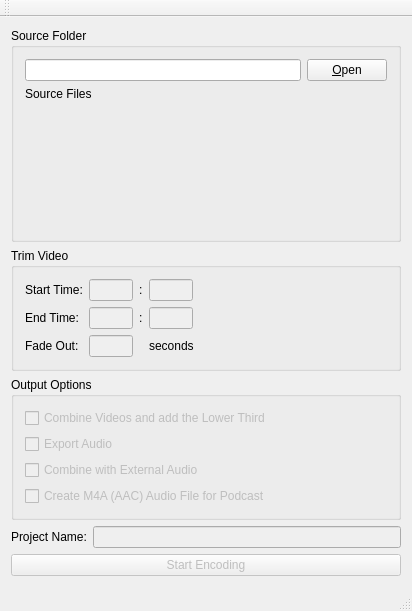
<?xml version="1.0" encoding="UTF-8"?>
<ui version="4.0">
 <class>MainWindow</class>
 <widget class="QMainWindow" name="MainWindow">
  <property name="geometry">
   <rect>
    <x>0</x>
    <y>0</y>
    <width>412</width>
    <height>611</height>
   </rect>
  </property>
  <property name="windowTitle">
   <string>Csehy Video Encoder</string>
  </property>
  <widget class="QWidget" name="centralWidget">
   <layout class="QVBoxLayout" name="verticalLayout">
    <item>
     <layout class="QHBoxLayout" name="horizontalLayout_2">
      <item>
       <widget class="QGroupBox" name="sourceFolderGroupBox">
        <property name="sizePolicy">
         <sizepolicy hsizetype="Preferred" vsizetype="Preferred">
          <horstretch>1</horstretch>
          <verstretch>2</verstretch>
         </sizepolicy>
        </property>
        <property name="maximumSize">
         <size>
          <width>16777215</width>
          <height>214</height>
         </size>
        </property>
        <property name="title">
         <string>Source Folder</string>
        </property>
        <layout class="QVBoxLayout" name="verticalLayout_3">
         <item>
          <layout class="QHBoxLayout" name="horizontalLayout">
           <item>
            <widget class="QLineEdit" name="dirEdit"/>
           </item>
           <item>
            <widget class="QPushButton" name="folderButton">
             <property name="text">
              <string>&amp;Open</string>
             </property>
            </widget>
           </item>
          </layout>
         </item>
         <item>
          <widget class="QLabel" name="sourceFilesLable">
           <property name="sizePolicy">
            <sizepolicy hsizetype="Preferred" vsizetype="MinimumExpanding">
             <horstretch>0</horstretch>
             <verstretch>2</verstretch>
            </sizepolicy>
           </property>
           <property name="minimumSize">
            <size>
             <width>0</width>
             <height>80</height>
            </size>
           </property>
           <property name="text">
            <string>Source Files</string>
           </property>
           <property name="alignment">
            <set>Qt::AlignLeading|Qt::AlignLeft|Qt::AlignTop</set>
           </property>
          </widget>
         </item>
        </layout>
       </widget>
      </item>
     </layout>
    </item>
    <item>
     <widget class="QGroupBox" name="trimDurationBox">
      <property name="sizePolicy">
       <sizepolicy hsizetype="Preferred" vsizetype="Fixed">
        <horstretch>0</horstretch>
        <verstretch>1</verstretch>
       </sizepolicy>
      </property>
      <property name="title">
       <string>Trim Video</string>
      </property>
      <layout class="QHBoxLayout" name="horizontalLayout_3">
       <item>
        <layout class="QGridLayout" name="gridLayout">
         <item row="2" column="3">
          <widget class="QLabel" name="label_6">
           <property name="text">
            <string>seconds</string>
           </property>
          </widget>
         </item>
         <item row="2" column="0">
          <widget class="QLabel" name="label_3">
           <property name="text">
            <string>Fade Out:</string>
           </property>
          </widget>
         </item>
         <item row="0" column="0">
          <widget class="QLabel" name="label">
           <property name="text">
            <string>Start Time:</string>
           </property>
          </widget>
         </item>
         <item row="0" column="3">
          <widget class="QLineEdit" name="startSecEdit">
           <property name="enabled">
            <bool>false</bool>
           </property>
           <property name="maximumSize">
            <size>
             <width>44</width>
             <height>16777215</height>
            </size>
           </property>
           <property name="alignment">
            <set>Qt::AlignCenter</set>
           </property>
          </widget>
         </item>
         <item row="0" column="1">
          <widget class="QLineEdit" name="startMinEdit">
           <property name="enabled">
            <bool>false</bool>
           </property>
           <property name="maximumSize">
            <size>
             <width>44</width>
             <height>16777215</height>
            </size>
           </property>
           <property name="alignment">
            <set>Qt::AlignCenter</set>
           </property>
          </widget>
         </item>
         <item row="2" column="1">
          <widget class="QLineEdit" name="fadeOutEdit">
           <property name="enabled">
            <bool>false</bool>
           </property>
           <property name="maximumSize">
            <size>
             <width>44</width>
             <height>16777215</height>
            </size>
           </property>
           <property name="alignment">
            <set>Qt::AlignCenter</set>
           </property>
          </widget>
         </item>
         <item row="1" column="1">
          <widget class="QLineEdit" name="endMinEdit">
           <property name="enabled">
            <bool>false</bool>
           </property>
           <property name="maximumSize">
            <size>
             <width>44</width>
             <height>16777215</height>
            </size>
           </property>
           <property name="alignment">
            <set>Qt::AlignCenter</set>
           </property>
          </widget>
         </item>
         <item row="1" column="0">
          <widget class="QLabel" name="label_2">
           <property name="text">
            <string>End Time:</string>
           </property>
          </widget>
         </item>
         <item row="0" column="2">
          <widget class="QLabel" name="label_4">
           <property name="text">
            <string>:</string>
           </property>
          </widget>
         </item>
         <item row="1" column="2">
          <widget class="QLabel" name="label_5">
           <property name="text">
            <string>:</string>
           </property>
          </widget>
         </item>
         <item row="1" column="3">
          <widget class="QLineEdit" name="endSecEdit">
           <property name="enabled">
            <bool>false</bool>
           </property>
           <property name="maximumSize">
            <size>
             <width>44</width>
             <height>16777215</height>
            </size>
           </property>
           <property name="alignment">
            <set>Qt::AlignCenter</set>
           </property>
          </widget>
         </item>
         <item row="1" column="4">
          <widget class="QLabel" name="srcDurationLbl">
           <property name="text">
            <string/>
           </property>
          </widget>
         </item>
        </layout>
       </item>
       <item>
        <spacer name="horizontalSpacer">
         <property name="orientation">
          <enum>Qt::Horizontal</enum>
         </property>
         <property name="sizeHint" stdset="0">
          <size>
           <width>40</width>
           <height>20</height>
          </size>
         </property>
        </spacer>
       </item>
      </layout>
     </widget>
    </item>
    <item>
     <widget class="QGroupBox" name="outputBox">
      <property name="sizePolicy">
       <sizepolicy hsizetype="Preferred" vsizetype="Fixed">
        <horstretch>1</horstretch>
        <verstretch>0</verstretch>
       </sizepolicy>
      </property>
      <property name="title">
       <string>Output Options</string>
      </property>
      <layout class="QVBoxLayout" name="verticalLayout_2">
       <item>
        <widget class="QCheckBox" name="encodeSourceCheckbox">
         <property name="enabled">
          <bool>false</bool>
         </property>
         <property name="text">
          <string>Combine Videos and add the Lower Third</string>
         </property>
        </widget>
       </item>
       <item>
        <widget class="QCheckBox" name="extractAudioCheckbox">
         <property name="enabled">
          <bool>false</bool>
         </property>
         <property name="text">
          <string>Export Audio</string>
         </property>
        </widget>
       </item>
       <item>
        <widget class="QCheckBox" name="combineAVCheckbox">
         <property name="enabled">
          <bool>false</bool>
         </property>
         <property name="text">
          <string>Combine with External Audio</string>
         </property>
        </widget>
       </item>
       <item>
        <widget class="QCheckBox" name="createAACCheckbox">
         <property name="enabled">
          <bool>false</bool>
         </property>
         <property name="text">
          <string>Create M4A (AAC) Audio File for Podcast</string>
         </property>
        </widget>
       </item>
      </layout>
     </widget>
    </item>
    <item>
     <layout class="QHBoxLayout" name="horizontalLayout_8">
      <property name="topMargin">
       <number>0</number>
      </property>
      <property name="rightMargin">
       <number>0</number>
      </property>
      <item>
       <widget class="QLabel" name="projectNameLabel">
        <property name="text">
         <string>Project Name:</string>
        </property>
       </widget>
      </item>
      <item>
       <widget class="QLineEdit" name="projectNameEdit">
        <property name="enabled">
         <bool>false</bool>
        </property>
       </widget>
      </item>
     </layout>
    </item>
    <item>
     <widget class="QPushButton" name="encodeButton">
      <property name="enabled">
       <bool>false</bool>
      </property>
      <property name="text">
       <string>Start Encoding</string>
      </property>
     </widget>
    </item>
   </layout>
  </widget>
  <widget class="QMenuBar" name="menuBar">
   <property name="geometry">
    <rect>
     <x>0</x>
     <y>0</y>
     <width>412</width>
     <height>26</height>
    </rect>
   </property>
  </widget>
  <widget class="QToolBar" name="mainToolBar">
   <attribute name="toolBarArea">
    <enum>TopToolBarArea</enum>
   </attribute>
   <attribute name="toolBarBreak">
    <bool>false</bool>
   </attribute>
  </widget>
  <widget class="QStatusBar" name="statusBar"/>
 </widget>
 <layoutdefault spacing="6" margin="11"/>
 <resources/>
 <connections>
  <connection>
   <sender>encodeButton</sender>
   <signal>clicked()</signal>
   <receiver>MainWindow</receiver>
   <slot>runEncoder()</slot>
   <hints>
    <hint type="sourcelabel">
     <x>331</x>
     <y>559</y>
    </hint>
    <hint type="destinationlabel">
     <x>386</x>
     <y>582</y>
    </hint>
   </hints>
  </connection>
 </connections>
 <slots>
  <slot>runEncoder()</slot>
 </slots>
</ui>
